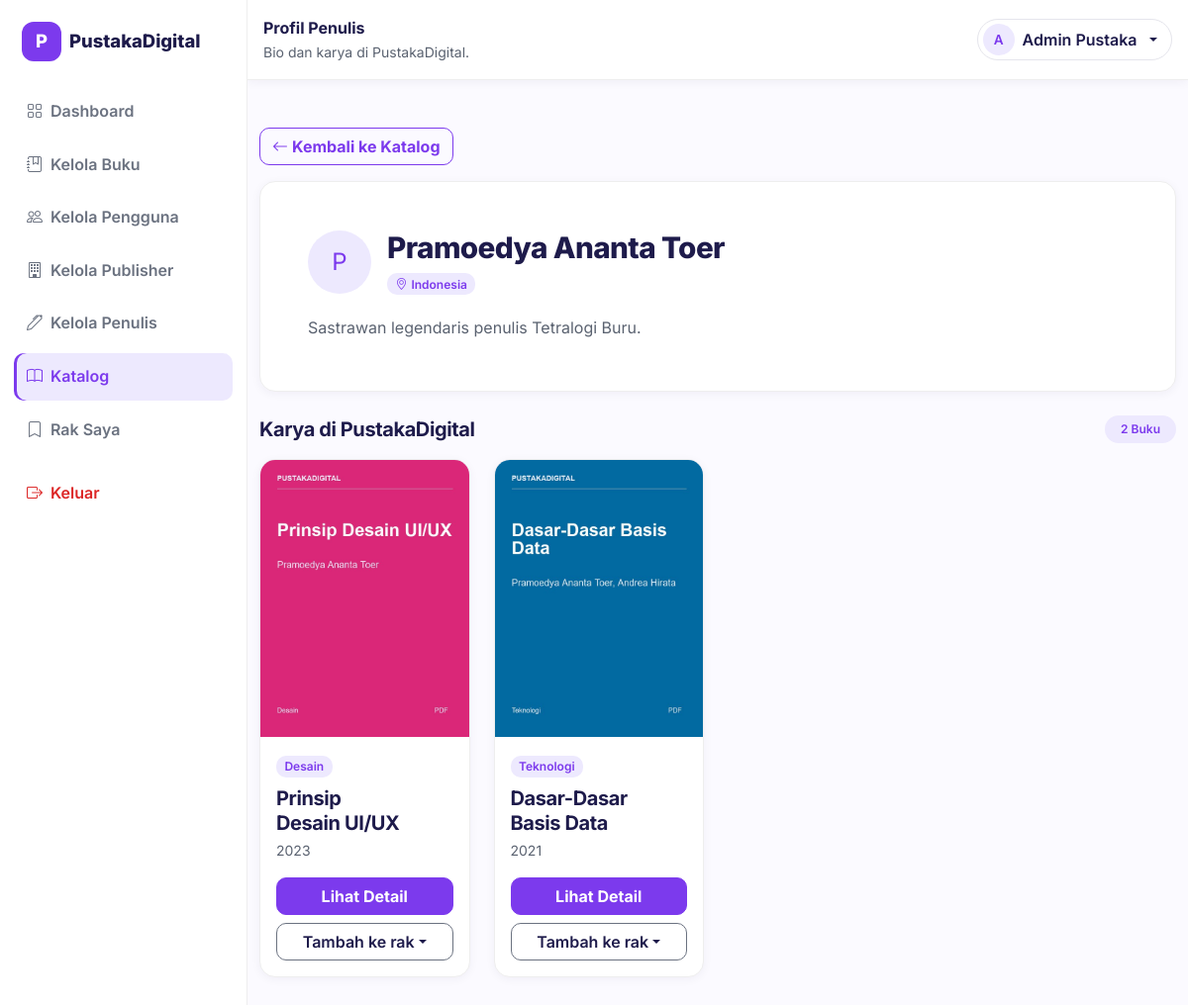
The page /public/author.php?slug=pramoedya-ananta-toer (signed in) on the database its author committed.
### tables this page shows
CREATE TABLE `users` (
  `user_id` int UNSIGNED NOT NULL,
  `email` varchar(100) NOT NULL,
  `password_hash` varchar(255) NOT NULL,
  `display_name` varchar(100) NOT NULL,
  `role` enum('admin','member') NOT NULL DEFAULT 'member',
  `is_active` tinyint(1) NOT NULL DEFAULT '1',
  `created_at` timestamp NOT NULL DEFAULT CURRENT_TIMESTAMP
);

CREATE TABLE `authors` (
  `author_id` int UNSIGNED NOT NULL,
  `name` varchar(100) NOT NULL,
  `slug` varchar(120) NOT NULL,
  `country` varchar(60) NOT NULL DEFAULT '',
  `bio` text,
  `created_at` timestamp NOT NULL DEFAULT CURRENT_TIMESTAMP
);

### includes/auth_guard.php (called while the page is built, shortened)
<?php
require_once __DIR__ . '/db.php';
function akun(): ?array
{
    static $akun = false;
    if ($akun !== false) {
        return $akun;
    }
    $id = $_SESSION['user_id'] ?? null;
    $user = row(
        'SELECT user_id AS id, display_name AS nama, email, role, is_active
         FROM users WHERE user_id = ?',
        [$id]
    );
    return $akun = $user;
}

### includes/db.php (called while the page is built, shortened)
<?php
require_once __DIR__ . '/config.php';
try {
    $koneksi = new mysqli(DB_HOST, DB_USER, DB_PASS, DB_NAME);
    $koneksi->set_charset('utf8mb4');
} catch (mysqli_sql_exception $e) {
    http_response_code(500);
    exit('Koneksi database gagal. Impor database/optl_pustaka.sql lewat phpMyAdmin lalu cek includes/config.php.');
}
function q(string $sql, array $params = []): mysqli_stmt
{
    global $koneksi;
    $stmt = $koneksi->prepare($sql);
    if ($params) {
        $stmt->bind_param(str_repeat('s', count($params)), ...$params);
    }
    $stmt->execute();
    return $stmt;
}
function rows(string $sql, array $params = []): array
{
    return q($sql, $params)->get_result()->fetch_all(MYSQLI_ASSOC);
}
function row(string $sql, array $params = []): ?array
{
    return q($sql, $params)->get_result()->fetch_assoc() ?: null;
}
function e(mixed $nilai): string
{
    return htmlspecialchars((string) $nilai, ENT_QUOTES, 'UTF-8');
}

### includes/config.php (called while the page is built, shortened)
<?php
function url(string $path = ''): string
{
    return BASE_URL . '/' . ltrim($path, '/');
}

### public/author.php (the view, shortened to what this page needs)
<?php
require __DIR__ . '/../includes/book_helper.php';
$slug = trim((string) ($_GET['slug'] ?? ''));
$penulis = preg_match('/^[a-z0-9-]{1,120}$/', $slug)
    ? row('SELECT * FROM authors WHERE slug = ?', [$slug])
    : null;
$karya = $penulis
    ? rows('SELECT * FROM v_books_catalog WHERE author_slug = ? AND is_active = 1 ORDER BY book_id DESC', [$slug])
    : [];
$rak = rak_semua();
$user = akun();
$shell = $user !== null;
require __DIR__ . '/../includes/partials/head.php';
if ($shell) {
    require __DIR__ . '/../includes/partials/sidebar.php';
    echo '<div class="main-with-sidebar">';
    $judulTopbar = 'Profil Penulis';
    $subTopbar = 'Bio dan karya di PustakaDigital.';
    require __DIR__ . '/../includes/partials/app_topbar.php';
} else {
    require __DIR__ . '/../includes/partials/navbar.php';
}
?>
<main class="container py-4 py-lg-5">
    <?php if ($shell): ?>
        <a href="<?= url('catalog.php') ?>" class="btn btn-ungu-outline mb-3">
            <i class="bi bi-arrow-left me-1" aria-hidden="true"></i>Kembali ke Katalog
        </a>
    <?php endif; ?>
    <?php if (!$penulis): ?>
        <div class="card-clean p-5 text-center">
            <i class="bi bi-search" style="font-size:3rem;color:var(--abu)" aria-hidden="true"></i>
            <h1 class="page-title mt-3">Penulis tidak ditemukan</h1>
            <p class="text-secondary">Penulis yang kamu cari tidak ada di katalog.</p>
            <a href="<?= url('catalog.php') ?>" class="btn btn-ungu mt-2">Kembali ke Katalog</a>
        </div>
    <?php else: ?>
        <div class="card-clean p-4 p-md-5 mb-4">
            <div class="d-flex align-items-center gap-3">
                <span class="avatar" style="width:64px;height:64px;flex:0 0 64px;font-size:1.5rem" aria-hidden="true">
                    <?= e(mb_strtoupper(mb_substr($penulis['name'], 0, 1))) ?>
                </span>
                <div>
                    <h1 class="page-title page-title-sm mb-1"><?= e($penulis['name']) ?></h1>
                    <span class="badge bg-ungu-muda text-ungu">
                        <i class="bi bi-geo-alt me-1" aria-hidden="true"></i><?= e($penulis['country'] ?: '-') ?>
                    </span>
                </div>
            </div>
            <p class="text-secondary lh-lg mt-3 mb-0">
                <?= e($penulis['bio'] ?: 'Belum ada bio untuk penulis ini.') ?>
            </p>
        </div>
        <div class="d-flex justify-content-between align-items-center mb-3">
            <h2 class="h5 fw-bold mb-0">Karya di PustakaDigital</h2>
            <span class="badge bg-ungu-muda text-ungu rounded-pill px-3 py-2"><?= count($karya) ?> Buku</span>
        </div>
        <div class="row g-4 grid-buku">
            <?php foreach ($karya as $b): ?>
                <div class="col-6 col-lg-3 book-item">
                    <div class="book-card">
                        <div class="book-cover">
                            <img src="<?= url(e($b['cover_path'])) ?>" alt="<?= e($b['title']) ?>" loading="lazy">
                        </div>
                        <div class="p-3">
                            <div class="badges">
                                <span class="badge bg-ungu-muda text-ungu"><?= e($b['genre_name']) ?></span>
                            </div>
                            <h3 class="h5 fw-bold mt-2 mb-1" title="<?= e($b['title']) ?>"><?= e($b['title']) ?></h3>
                            <p class="text-secondary small mb-1"><?= e($b['published_year'] ?: '-') ?></p>
                            <div class="d-grid gap-2">
                                <a href="<?= url('book-detail.php?slug=' . urlencode($b['slug'])) ?>" class="btn btn-ungu">Lihat Detail</a>
                                <?= dropdown_status((int) $b['book_id'], $rak[(int) $b['book_id']] ?? null) ?>
                            </div>
                        </div>
                    </div>
                </div>
            <?php endforeach; ?>
        </div>
    <?php endif; ?>
</main>
<?php if ($shell): ?>
    </div>
<?php endif; ?>
</body>
</html>

### includes/partials/app_topbar.php (shortened to what this page needs)
<?php
$user = akun();
?>
<header class="topbar p-3">
    <div class="d-flex align-items-center gap-3">
        <div>
            <b class="topbar-title"><?= e($judulTopbar ?? '') ?></b>
            <div class="small text-secondary topbar-sub"><?= e($subTopbar ?? '') ?></div>
        </div>
        <div class="ms-auto d-flex align-items-center gap-2">
            <div class="dropdown">
                <button type="button" class="btn btn-akun dropdown-toggle" data-bs-toggle="dropdown"
                    aria-expanded="false" aria-label="Menu akun <?= e($user['nama']) ?>">
                    <span class="avatar" aria-hidden="true"><?= e(mb_strtoupper(mb_substr($user['nama'], 0, 1))) ?></span>
                    <span class="nama-akun"><?= e($user['nama']) ?></span>
                </button>
            </div>
        </div>
    </div>
</header>

### public/assets/css/root.css (style rules this page uses)
:root { --ungu: #7C3AED; --ungu-muda: #EDE9FE; --merah: #EF4444; --biru: #0EA5E9; --gelap: #1E1B4B; --abu: #6B7280; --bg: #FBFAFF; --biru-muda: #E0F2FE; --merah-muda: #FEE2E2; --biru-tua: #0369A1; --merah-tua: #DC2626; --hijau-tua: #15803D; --surface-mati: #EAEAF0; --bs-secondary-rgb: 90, 98, 112; --radius-sm: 10px; --radius: 12px; --radius-lg: 16px; --radius-pill: 999px; --shadow-sm: 0 2px 10px rgba(30, 27, 75, .05); --shadow: 0 8px 24px rgba(30, 27, 75, .08); --shadow-lg: 0 16px 40px rgba(30, 27, 75, .13); --ring: 0 0 0 3px rgba(124, 58, 237, .16); --transition: .2s ease; }
* { box-sizing: border-box; }
html { scroll-padding-top: 84px; }
body { font-family: Inter, system-ui, -apple-system, "Segoe UI", sans-serif; background: var(--bg); color: var(--gelap); font-size: 1rem; line-height: 1.6; -webkit-font-smoothing: antialiased; }
h1, h2, h3, h4, h5, h6 { letter-spacing: -.02em; line-height: 1.25; }
h1, h2, h3 { text-wrap: balance; }
a { text-decoration: none; }
.navbar .btn-akun, .topbar .btn-akun { display: inline-flex; align-items: center; gap: .5rem; padding: .25rem .9rem .25rem .3rem; border: 1px solid #E5E5EC; border-radius: var(--radius-pill); background: #fff; color: var(--gelap); font-weight: 600; }
.navbar .btn-akun .avatar, .topbar .btn-akun .avatar { width: 32px; height: 32px; flex: 0 0 32px; font-size: .85rem; }
.navbar .btn-akun .nama-akun, .topbar .btn-akun .nama-akun { max-width: 9rem; overflow: hidden; text-overflow: ellipsis; white-space: nowrap; }
.btn { display: inline-flex; align-items: center; justify-content: center; transition: background-color var(--transition), border-color var(--transition), color var(--transition), box-shadow var(--transition), transform .1s ease; }
.btn-ungu { background: var(--ungu); border-color: var(--ungu); color: #fff; font-weight: 700; border-radius: var(--radius-sm); }
.btn-ungu-outline { background: transparent; border: 1px solid var(--ungu); color: var(--ungu); font-weight: 700; border-radius: var(--radius-sm); }
.text-ungu { color: var(--ungu) !important; }
.bg-ungu-muda { background: var(--ungu-muda) !important; }
.page-title { font-weight: 800; color: var(--gelap); }
h1.page-title { font-size: clamp(1.5rem, 1.15rem + 1.5vw, 2.5rem); }
h1.page-title-sm { font-size: clamp(1.35rem, 1.12rem + .98vw, 2rem); }
.card-clean { border: 1px solid #eee; border-radius: var(--radius-lg); background: #fff; box-shadow: var(--shadow-sm); }
.book-card { height: 100%; overflow: hidden; border: 1px solid #eee; border-radius: var(--radius-lg); background: #fff; transition: border-color var(--transition), box-shadow var(--transition), transform var(--transition); box-shadow: var(--shadow-sm); }
.book-cover { width: 100%; height: 280px; display: flex; align-items: center; justify-content: center; overflow: hidden; background: var(--ungu-muda); }
.book-cover img { width: 100%; height: 100%; object-fit: cover; }
.grid-buku .book-card { display: flex; flex-direction: column; height: 100%; }
.grid-buku .book-cover { height: auto; aspect-ratio: 3 / 4; position: relative; }
.grid-buku .book-card > .p-3 { display: flex; flex-direction: column; flex-grow: 1; }
.grid-buku .book-card .d-grid { margin-top: auto; padding-top: .75rem; }
.grid-buku .book-card h3, .grid-buku .book-card h5, .grid-buku .book-card h2 { display: -webkit-box; -webkit-line-clamp: 2; -webkit-box-orient: vertical; overflow: hidden; overflow-wrap: anywhere; line-height: 1.25; }
.grid-buku .book-card .p-3 > p { white-space: nowrap; overflow: hidden; text-overflow: ellipsis; }
.grid-buku > [class*="col-"] { min-width: 0; }
@media (min-width: 992px) { .grid-buku > [class*="col-"] { width: calc(25% - 1px); } }
.main-with-sidebar { margin-left: 250px; min-height: 100vh; }
.main-with-sidebar > main.container { max-width: 100%; }
.topbar { position: sticky; top: 0; z-index: 1020; background: #fff; border-bottom: 1px solid #eee; box-shadow: var(--shadow-sm); }
.topbar .topbar-title { display: block; white-space: nowrap; overflow: hidden; text-overflow: ellipsis; }
.avatar { width: 38px; height: 38px; flex: 0 0 38px; border-radius: var(--radius-pill); background: var(--ungu-muda); color: var(--ungu); display: inline-flex; align-items: center; justify-content: center; }
.badge { font-weight: 600; border-radius: var(--radius-sm); padding: .42em .7em; }

### rows shown on the page
users: display_name "A", display_name "Admin Pustaka"
authors: name "P", name "Pramoedya Ananta Toer", country "Indonesia", bio "Sastrawan legendaris penulis Tetralogi Buru."

### other values the page prints
$judulTopbar "Profil Penulis"
$subTopbar "Bio dan karya di PustakaDigital."
count($karya) "2"
$b['genre_name'] "Desain"
$b['title'] "Prinsip Desain UI/UX"
$b['published_year'] ?: '-' "2023"
$b['genre_name'] "Teknologi"
$b['title'] "Dasar-Dasar Basis Data"
$b['published_year'] ?: '-' "2021"
